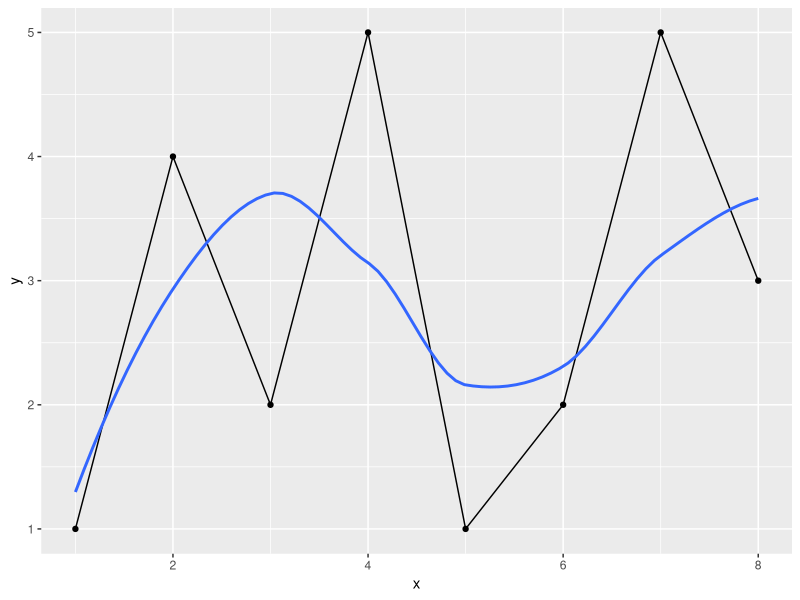

Write the R code that produced this figure.
library(ggplot2)
x <- c(1,2,3,4,5,6,7,8)
y <- c(1,4,2,5,1,2,5,3)

df1 <- data.frame(x,y)

image1 <- ggplot(df1, aes(x,y))+
  geom_line()+
  geom_point()+
  geom_smooth(se = F)
ggsave("./04_basic_statistic/row_4_5_by_R.png",image1)
